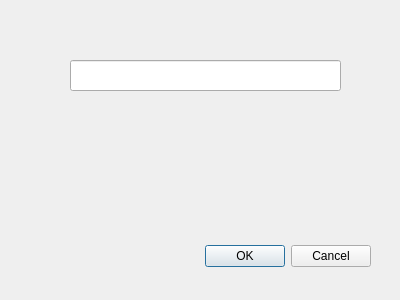
<?xml version="1.0" encoding="UTF-8"?>
<ui version="4.0">
 <class>Dialog</class>
 <widget class="QDialog" name="Dialog">
  <property name="geometry">
   <rect>
    <x>0</x>
    <y>0</y>
    <width>400</width>
    <height>300</height>
   </rect>
  </property>
  <property name="windowTitle">
   <string>Dialog</string>
  </property>
  <widget class="QDialogButtonBox" name="buttonBox">
   <property name="geometry">
    <rect>
     <x>30</x>
     <y>240</y>
     <width>341</width>
     <height>32</height>
    </rect>
   </property>
   <property name="orientation">
    <enum>Qt::Horizontal</enum>
   </property>
   <property name="standardButtons">
    <set>QDialogButtonBox::Cancel|QDialogButtonBox::Ok</set>
   </property>
  </widget>
  <widget class="QLineEdit" name="lineEdit">
   <property name="geometry">
    <rect>
     <x>70</x>
     <y>60</y>
     <width>271</width>
     <height>31</height>
    </rect>
   </property>
  </widget>
 </widget>
 <resources/>
 <connections>
  <connection>
   <sender>buttonBox</sender>
   <signal>accepted()</signal>
   <receiver>Dialog</receiver>
   <slot>accept()</slot>
   <hints>
    <hint type="sourcelabel">
     <x>248</x>
     <y>254</y>
    </hint>
    <hint type="destinationlabel">
     <x>157</x>
     <y>274</y>
    </hint>
   </hints>
  </connection>
  <connection>
   <sender>buttonBox</sender>
   <signal>rejected()</signal>
   <receiver>Dialog</receiver>
   <slot>reject()</slot>
   <hints>
    <hint type="sourcelabel">
     <x>316</x>
     <y>260</y>
    </hint>
    <hint type="destinationlabel">
     <x>286</x>
     <y>274</y>
    </hint>
   </hints>
  </connection>
 </connections>
</ui>
